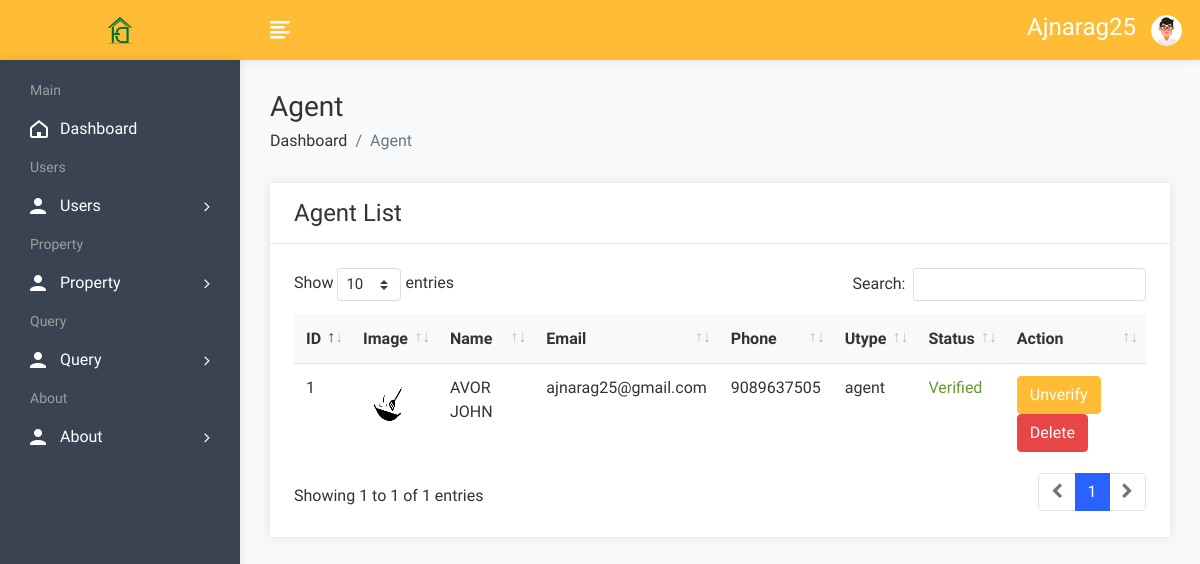
The app's page /admin/useragent.php (signed in), older data.
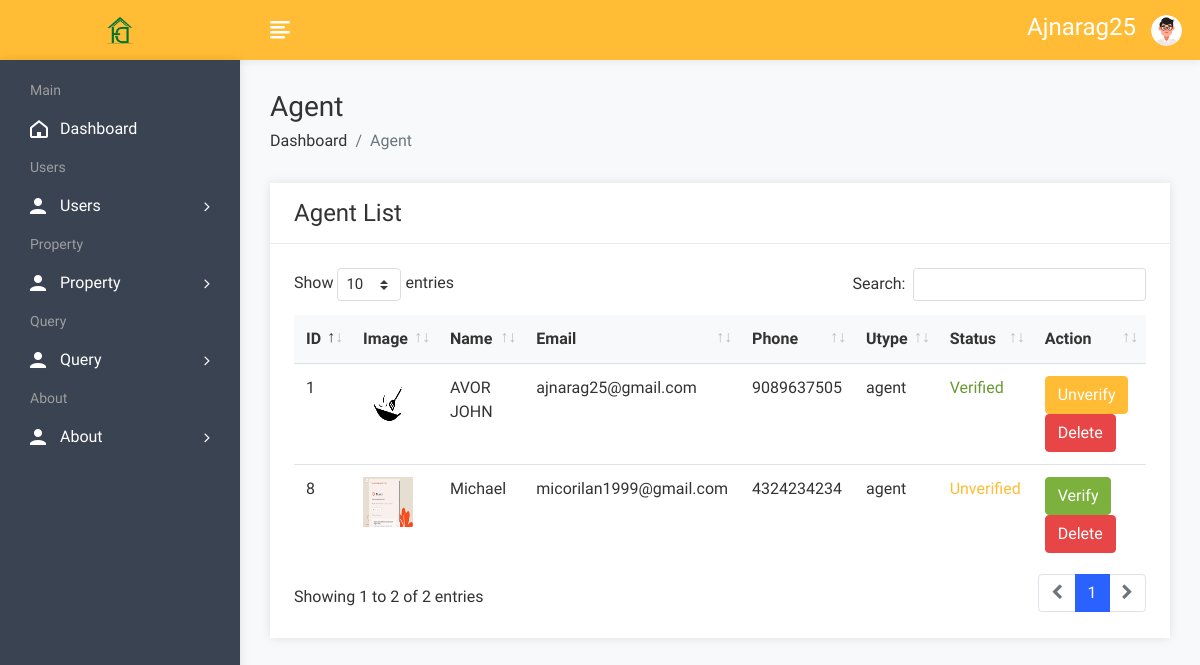
The same page, newer data.
### tables this page shows
CREATE TABLE `user` (
  `uid` int(50) NOT NULL,
  `uname` varchar(100) NOT NULL,
  `uemail` varchar(100) NOT NULL,
  `uphone` varchar(20) NOT NULL,
  `upass` varchar(50) NOT NULL,
  `utype` varchar(50) NOT NULL,
  `uimage` varchar(300) NOT NULL,
  `ustatus` varchar(50) NOT NULL
);

### admin/useragent.php (the view, shortened to what this page needs)
<!DOCTYPE html>
<html lang="en">
<head>
        <link rel="stylesheet" href="assets/css/bootstrap.min.css">
        <link rel="stylesheet" href="assets/css/font-awesome.min.css">
        <link rel="stylesheet" href="assets/css/feathericon.min.css">
		<link rel="stylesheet" href="assets/plugins/datatables/dataTables.bootstrap4.min.css">
		<link rel="stylesheet" href="assets/plugins/datatables/responsive.bootstrap4.min.css">
		<link rel="stylesheet" href="assets/plugins/datatables/select.bootstrap4.min.css">
		<link rel="stylesheet" href="assets/plugins/datatables/buttons.bootstrap4.min.css">
        <link rel="stylesheet" href="assets/css/style.css">
    </head>
    <body>
				<?php include("header.php"); ?>
            <div class="page-wrapper">
                <div class="content container-fluid">
					<div class="page-header">
						<div class="row">
							<div class="col">
								<h3 class="page-title">Agent</h3>
								<ul class="breadcrumb">
									<li class="breadcrumb-item"><a href="dashboard.php">Dashboard</a></li>
									<li class="breadcrumb-item active">Agent</li>
								</ul>
							</div>
						</div>
					</div>
					<div class="row">
						<div class="col-sm-12">
							<div class="card">
								<div class="card-header">
									<h4 class="card-title">Agent List</h4>
								</div>
								<div class="card-body">
								<table id="basic-datatable" class="table">
                                            <thead>
                                                <tr>
                                                    <th>ID</th>
													<th>Image</th>
                                                    <th>Name</th>
                                                    <th>Email</th>
                                                    <th>Phone</th>
                                                    <th>Utype</th>
													<th>Status</th>
                                                    <th>Action</th>
                                                </tr>
                                            </thead>
                                            <tbody>
											<?php
												$query = "SELECT * FROM user WHERE utype = 'agent'";
												$result = mysqli_query($conn, $query);
												while ($row = mysqli_fetch_array($result)) {
											?>
                                                <tr>
													<td><?php echo $row['uid'] ?></td>
													<td><img src="user/<?php echo $row['uimage']; ?>" height="50px" width="50px"></td>
                                                    <td><?php echo $row['uname']; ?></td>
                                                    <td><?php echo $row['uemail']; ?></td>
                                                    <td><?php echo $row['uphone']; ?></td>
                                                    <td><?php echo $row['utype']; ?></td>
													<td>
													<?php
													if ($row['ustatus'] == 'Unverified'){
														?>
														<label for="" class="text-warning">Unverified</label>
														<?php
													}else{
														?>
														<label for="" class="text-success">Verified</label>
														<?php
													}
													?>
													</td>
                                                    <td>
													<?php
													if ($row['ustatus'] == 'Unverified'){
														?>
														<button class="btn btn-success"  data-toggle="modal" data-target="#verifyModal<?php echo $row['uid'] ?>">Verify</button>
														<?php
													}else{
														?>
														<button class="btn btn-warning text-white" data-toggle="modal" data-target="#unverifyModal<?php echo $row['uid'] ?>">Unverify</button>
														<?php
													}
													?>
														<button class="btn btn-danger" data-toggle="modal" data-target="#deleteUser<?php echo $row['uid'] ?>">Delete</button>
													</td>
                                                </tr>
                                                <?php
												}
												?>
                                            </tbody>
                                        </table>
								</div>
							</div>
						</div>
					</div>
				</div>
			</div>
    </body>
</html>

Row changes from the older to the newer data that the page shows:
added user: uid "8", uimage (picture), uname "Michael", uemail "micorilan1999@gmail.com", uphone "4324234234", utype "agent", ustatus "Unverified"
Text that changed along with them:
text written by a page script: "Show entries Search: Showing 1 to 1 of 1 entries 1" → "Show entries Search: Showing 1 to 2 of 2 entries 1"
